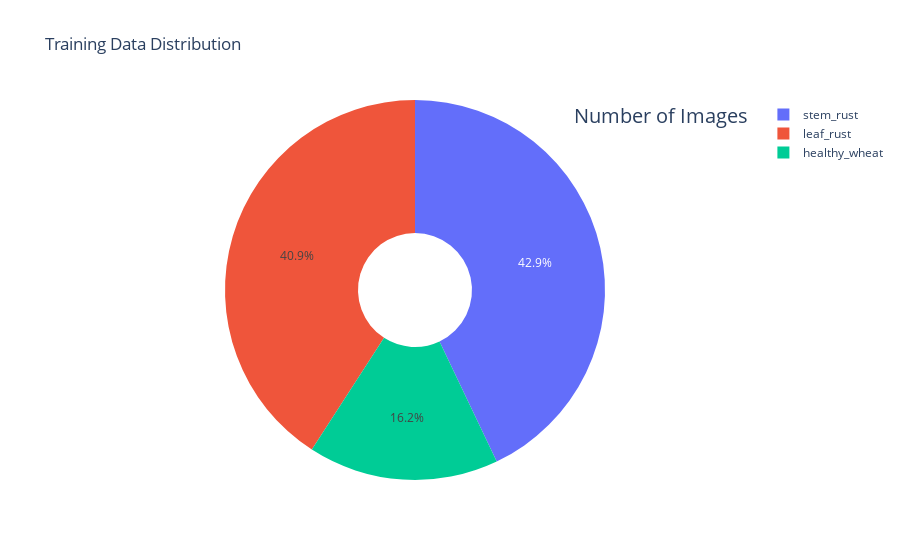

Notebook source saved alongside this figure:
### Code cell
fig = {
  "data": [
    {
      "values": list(trainDataDbn.values()),
      "labels": list(trainDataDbn.keys()),
#       "domain": {"x": [0, .5]},
#      "name": "Training Data Distribution",
#       "hoverinfo":"label+percent+name",
      "hoverinfo":"label+percent",
      "hole": .3,
      "type": "pie"
    },],
  "layout": {
        "title":"Training Data Distribution",
        "annotations": [
            { "font": { "size": 20},
              "showarrow": False,
              "text": "Number of Images",
                "x": 1,
                "y": 1
            },
        ]
    }
}
iplot(fig)

### Figure 1 — Plotly figure (JSON) as saved in the notebook; plotly's stock layout.template omitted (floating-point values rounded to 4 significant figures)
{"data": [{"hole": 0.3, "hoverinfo": "label+percent", "labels": ["healthy_wheat", "leaf_rust", "stem_rust"], "type": "pie", "values": [142, 358, 376]}], "layout": {"annotations": [{"font": {"size": 20}, "showarrow": false, "text": "Number of Images", "x": 1, "y": 1}], "title": {"text": "Training Data Distribution"}}}
